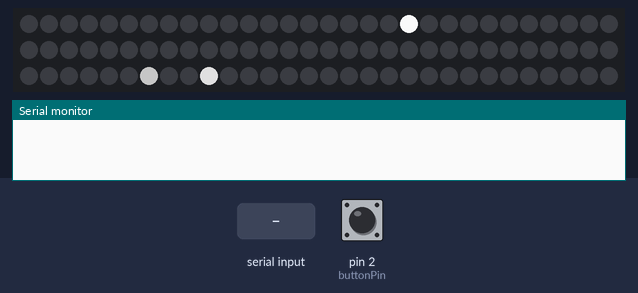
A sketch run on a simulated Arduino Uno, built with avr-gcc and run on an emulated ATmega328P. On the bench: 90 RGB LEDs in strip order, left to right, continuing on the next row, the last lines printed to the serial monitor. Inputs (shaded band) come from the test bench; at power-on: pin 2 (buttonPin) LOW. Random numbers use the default seed unless the sketch sets one.

Above: at 3.2 s.
3.3 s: "4\n" received over Serial
At 3.4 s:
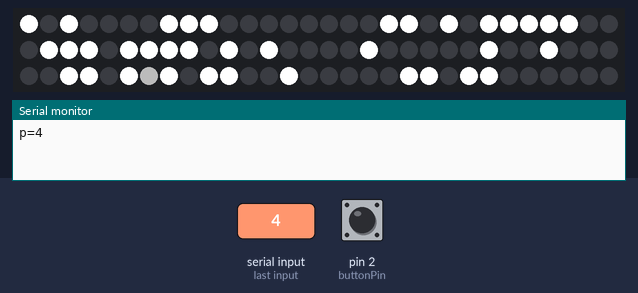
At 3.8 s:
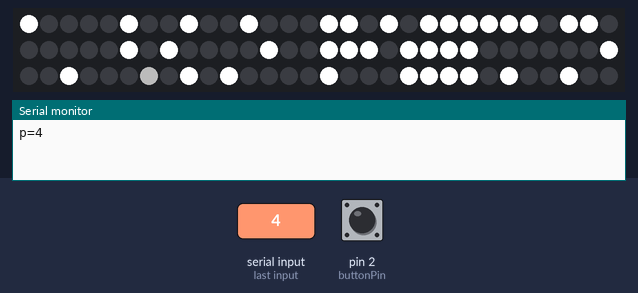

The sketch:

YANSHILED.ino
```cpp
#include "FastLED.h"
FASTLED_USING_NAMESPACE

#define DATA_PIN    7
const int buttonPin = 2;
int buttonPushCounter = 0;
int buttonState = 0;
int lastButtonState = 0;

#define LED_TYPE    WS2812
#define COLOR_ORDER GRB
#define NUM_LEDS    90
String p;

#define BRIGHTNESS  255
#define FRAMES_PER_SECOND  120
CRGB leds[NUM_LEDS];

uint16_t ledsData[NUM_LEDS][4];
uint16_t pick;

void setup() {
  pinMode(buttonPin, INPUT);
  Serial.begin(115200);
  delay(2000);
  FastLED.addLeds<LED_TYPE, DATA_PIN, COLOR_ORDER>(leds, NUM_LEDS).setCorrection(TypicalLEDStrip);
  FastLED.setBrightness(BRIGHTNESS);
}

void(* resetFunc) (void) = 0;

typedef void (*SimplePatternList[])();
SimplePatternList gPatterns = { christmasSparkles,  christmasSparklesRG, christmasSparklesBP , confetti};
uint8_t gCurrentPatternNumber = 0;
uint8_t gHue = 0;

void loop() {
  gPatterns[gCurrentPatternNumber]();
  FastLED.delay(120 / FRAMES_PER_SECOND);
  EVERY_N_MILLISECONDS( 20 ) {
    gHue++;
  }
  buttonState = digitalRead(buttonPin);
  if (buttonState != lastButtonState) {
    if (buttonState == HIGH) {
      buttonPushCounter++;
      Serial.print("number of button pushes:  ");
      Serial.println(buttonPushCounter);
      leds[0] = CHSV(0, 0, 255);
      FastLED.show();
      delay(100);
      leds[0] = CRGB::Black;
      FastLED.show();
      delay(100);
    } else {
      ;
    }
    delay(50);
  }
  lastButtonState = buttonState;
  if (buttonPushCounter   == 0) {
    if (Serial.available() > 0 )
    {
      p = Serial.readStringUntil('\n');
      Serial.println("p=" + p);
      if ( p == "1") {
        gCurrentPatternNumber = 0;
      } else if (p == "2") {
        gCurrentPatternNumber = 1;
      } else if (p == "3") {
        gCurrentPatternNumber = 2;
      } else if (p == "4") {
        lightning(CRGB::White, 50, 20, 100);// V= color,simultaneous,cycle,speed;
      }  else {
        gCurrentPatternNumber = 3;
      }
      Serial.print(gCurrentPatternNumber);
      Serial.println("finished");
      FastLED.show();
    }
  } else if (buttonPushCounter == 1) {
    routine();
  }
  else if (buttonPushCounter == 2) {
    FastLED.clear();
    resetFunc();
  }
}

void routine() {
  EVERY_N_SECONDS( 10 ) {
    nextPattern();
  }
}
#define ARRAY_SIZE(A) (sizeof(A) / sizeof((A)[0]))
void nextPattern()
{
  gCurrentPatternNumber = (gCurrentPatternNumber + 1) % ARRAY_SIZE( gPatterns);
}

void confetti()
{
  fadeToBlackBy( leds, NUM_LEDS, 10);
  int pos = random16(NUM_LEDS);
  leds[pos] += CHSV( gHue + random8(255), random8(0, 1), random8(48, 255));
}

void christmasSparkles() {
  CRGB sparkleBgColor = CHSV(0, 0, 0);
  EVERY_N_MILLISECONDS(40) {
    if ( random8() < 20 ) {
      pick = random16(NUM_LEDS);
      if (ledsData[pick][3] == 0 ) {
        ledsData[pick][3] = 35;
        uint8_t randomPick = random8(5);
        if (randomPick == 0) {
          ledsData[pick][0] = 178;
          ledsData[pick][1] = 0;
          ledsData[pick][2] = 210;
        }
        if (randomPick == 1) {
          ledsData[pick][0] = 10;
          ledsData[pick][1] = 0;
          ledsData[pick][2] = 240;
        }
        if (randomPick == 2) {
          ledsData[pick][0] = 0;
          ledsData[pick][1] = 0;
          ledsData[pick][2] = 255;
        }
        if (randomPick == 3) {
          ledsData[pick][0] = 35;
          ledsData[pick][1] = 0;
          ledsData[pick][2] = 245;
        }
        if (randomPick == 4) {
          ledsData[pick][0] = 190;
          ledsData[pick][1] = 0;
          ledsData[pick][2] = 238;
        }
        leds[pick] = CHSV(ledsData[pick][0], ledsData[pick][1], ledsData[pick][2]);
      }
    }
    for (uint16_t i = 0; i < NUM_LEDS; i++) {
      if (ledsData[i][3] == 0) {
        leds[i] = sparkleBgColor;
      } else {
        CHSV hsv = rgb2hsv_approximate(leds[i]);
        EVERY_N_MILLISECONDS(38) {
          ledsData[i][0] = hsv.hue - 1;
        }
        ledsData[i][2] = scale8(ledsData[i][2], 245);
        leds[i] = CHSV(ledsData[i][0], ledsData[i][1], ledsData[i][2]);
        ledsData[i][3] = ledsData[i][3] - 1;
      }
    }
  }
}

void christmasSparklesRG() {
  CRGB sparkleBgColor = CHSV(0, 0, 0);
  EVERY_N_MILLISECONDS(40) {
    if ( random8() < 90 ) {
      pick = random16(NUM_LEDS);
      if (ledsData[pick][3] == 0 ) {
        ledsData[pick][3] = 65;
        uint8_t randomPick = random8(2);
        if (randomPick == 0) {
          ledsData[pick][0] = 16;
          ledsData[pick][1] = 0;
          ledsData[pick][2] = 242;
        }
        if (randomPick == 1) {
          ledsData[pick][0] = 96;
          ledsData[pick][1] = 0;
          ledsData[pick][2] = 255;
        }
        leds[pick] = CHSV(ledsData[pick][0], ledsData[pick][1], ledsData[pick][2]);
      }
    }
    for (uint16_t i = 0; i < NUM_LEDS; i++) {
      if (ledsData[i][3] == 0) {
        leds[i] = sparkleBgColor;
      } else {
        CHSV hsv = rgb2hsv_approximate(leds[i]);
        EVERY_N_MILLISECONDS(50) {
          ledsData[i][0] = hsv.hue - 1;
        }
        ledsData[i][2] = scale8(ledsData[i][2], 253);
        leds[i] = CHSV(ledsData[i][0], ledsData[i][1], ledsData[i][2]);
        ledsData[i][3] = ledsData[i][3] - 1;
      }
    }
  }
}

void christmasSparklesBP() {
  CRGB sparkleBgColor = CHSV(0, 0, 0);
  EVERY_N_MILLISECONDS(40) {
    if ( random8() < 180 ) {
      pick = random16(NUM_LEDS);
      if (ledsData[pick][3] == 0 ) {
        ledsData[pick][3] = 20;
        uint8_t randomPick = random8(3);
        if (randomPick == 0) {
          ledsData[pick][0] = 165;
          ledsData[pick][1] = 0;
          ledsData[pick][2] = 230;
        }
        if (randomPick == 1) {
          ledsData[pick][0] = 200;
          ledsData[pick][1] = 0;
          ledsData[pick][2] = 240;
        }
        if (randomPick == 2) {
          ledsData[pick][0] = 130;
          ledsData[pick][1] = 0;
          ledsData[pick][2] = 255;
        }
        leds[pick] = CHSV(ledsData[pick][0], ledsData[pick][1], ledsData[pick][2]);
      }
    }
    for (uint16_t i = 0; i < NUM_LEDS; i++) {
      if (ledsData[i][3] == 0) {
        leds[i] = sparkleBgColor;
      } else {
        CHSV hsv = rgb2hsv_approximate(leds[i]);
        EVERY_N_MILLISECONDS(20) {
          ledsData[i][0] = hsv.hue - 1;
        }
        ledsData[i][2] = scale8(ledsData[i][2], 242);
        leds[i] = CHSV(ledsData[i][0], ledsData[i][1], ledsData[i][2]);
        ledsData[i][3] = ledsData[i][3] - 1;
      }
    }
  }
}
void lightning(CRGB c, int simultaneous, int cycles, int speed) {
  int flashes[simultaneous];
  for (int i = 0; i < cycles; i++) {
    for (int j = 0; j < simultaneous; j++) {
      int idx = random(NUM_LEDS);
      flashes[j] = idx;
      leds[idx] = c ? c : randomColor();
    }
    FastLED.show();
    delay(speed);
    for (int s = 0; s < simultaneous; s++) {
      leds[flashes[s]] = CRGB::Black;
    }
    delay(speed);
  }
}
CRGB Wheel(byte WheelPos) {
  if (WheelPos < 85) {
    return CRGB(WheelPos * 3, 255 - WheelPos * 3, 0);
  }
  else if (WheelPos < 170) {
    WheelPos -= 85;
    return CRGB(255 - WheelPos * 3, 0, WheelPos * 3);
  }
  else {
    WheelPos -= 170;
    return CRGB(0, WheelPos * 3, 255 - WheelPos * 3);
  }
}
CRGB randomColor() {
  return Wheel(random(256));
}
```
